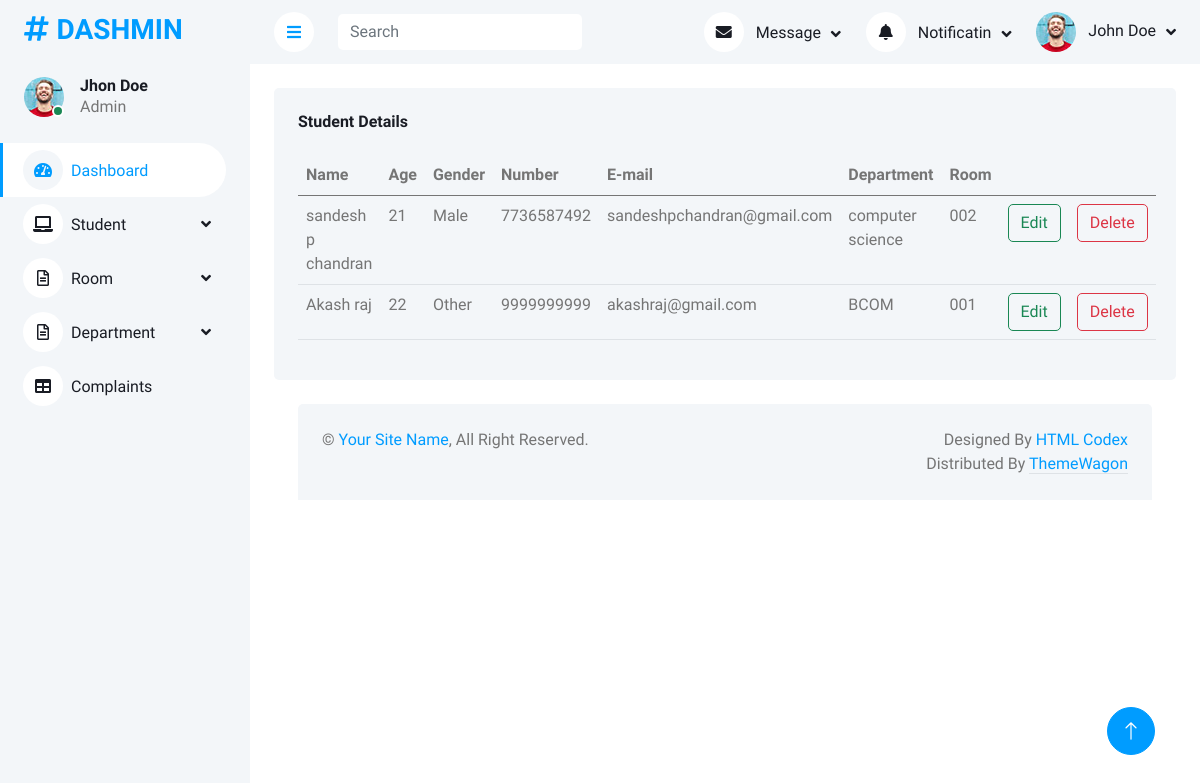
Screenshot of /AdminApp/displaystudent/ with the database file from the repository.
### AdminApp/models.py (models this page shows)
class Studentdb(models.Model):
    sname=models.CharField(max_length=50,blank=True,null=True)
    age=models.CharField(max_length=50,blank=True,null=True)
    gender=models.CharField(max_length=50,blank=True,null=True)
    number=models.CharField(max_length=50,blank=True,null=True)
    email=models.CharField(max_length=50,blank=True,null=True)
    sdepartment=models.CharField(max_length=50,blank=True,null=True)
    sroom=models.CharField(max_length=50,blank=True,null=True)

### AdminApp/views.py (the view)
# urls.py: path('displaystudent/', views.displaystudent, name="displaystudent"),
def displaystudent(request):
    data=Studentdb.objects.all()
    return render(request,"displaystudent.html",{'data':data})

### AdminApp/templates/displaystudent.html (shortened to what this page needs)
<!DOCTYPE html>
{% extends 'index.html' %}
{% block content %}
<html lang="en">
<head>
</head>
<body>
<div class="bg-light rounded h-100 p-4">
                            <h6 class="mb-4">Student Details</h6>
                            <table class="table table-hover">
                                <thead>
                                    <tr>
                                       <th scope="col">Name</th>
                                        <th scope="col">Age</th>
                                        <th scope="col">Gender</th>
                                        <th scope="col">Number</th>
                                        <th scope="col">E-mail</th>
                                        <th scope="col">Department</th>
                                        <th scope="col">Room</th>
                                        <th scope="col"></th>
                                        <th scope="col"></th>
                                    </tr>
                                </thead>
                                <tbody>
                                     {% for i in data %}
                                    <tr>
                                        <td>{{i.sname}}</td>
                                        <td>{{i.age}}</td>
                                        <td>{{i.gender}}</td>
                                        <td>{{i.number}}</td>
                                        <td>{{i.email}}</td>
                                        <td>{{i.sdepartment}}</td>
                                        <td>{{i.sroom}}</td>
                                        <td> <form action="{% url 'editstudent' dataid=i.id %}">
                                            <button  class="btn btn-outline-success " >Edit</button>
                                        </form>
                                        </td>
                                        <td>
                                            <form action="{% url 'deletestudent' dataid=i.id %}">
                                                <button class="btn btn-outline-danger " >Delete</button>
                                            </form>
                                        </td>
                                    </tr>
                                {% endfor %}
                                </tbody>
                            </table>
                        </div>
</body>
</html>
{% endblock %}

### AdminApp/static/assets/css/style.css (style rules this page uses)
:root { --primary: #009CFF; --light: #F3F6F9; --dark: #191C24; }
.btn { transition: .5s; }

### rows the page displays
Studentdb: sname "sandesh p chandran", age "21", gender "Male", number "7736587492", email "sandeshpchandran@gmail.com", sdepartment "computer science", sroom "002"
Studentdb: sname "Akash raj", age "22", gender "Other", number "9999999999", email "akashraj@gmail.com", sdepartment "BCOM", sroom "001"
